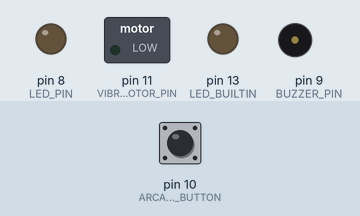
This sketch was run on a simulated Arduino Uno, built with avr-gcc and run on an emulated ATmega328P. Parts: switched loads named in the sketch (green lamp = pin HIGH), output pins drawn as LEDs (lit = HIGH), buzzer (waves = sounding). The inputs (shaded band) are chosen by the test bench; at power-on: pin 10 (ARCADE_BUTTON) HIGH.

Above: at 1.2 s.
1.3 s: pin 10 (ARCADE_BUTTON) pulled LOW for 0.15 s
At 1.37 s:
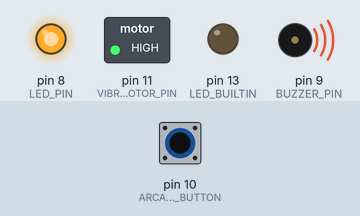
2.9 s: pin 10 (ARCADE_BUTTON) pulled LOW for 3.2 s
At 6.7 s:
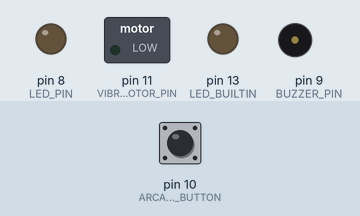
Timing chart, 0 to 8.2 s (numbered marks = the images above; inputs shaded):
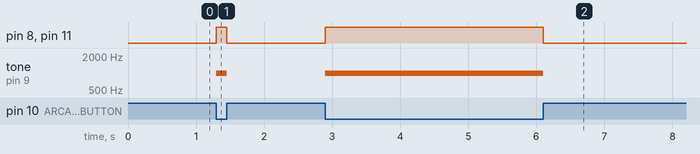

The sketch:

MorseCode_light_and_buzzer_for_Arduino.ino
```cpp
const int LED_PIN = 8;
const int BUZZER_PIN = 9;
const int ARCADE_BUTTON = 10;      // The pin that the button is connected to
const int VIBRATION_MOTOR_PIN = 11; // The pin that the MOSFET gate for the motor is connected to

void setup() {
  pinMode(LED_BUILTIN, OUTPUT);
  pinMode(LED_PIN, OUTPUT);
  pinMode(BUZZER_PIN, OUTPUT);
  pinMode(ARCADE_BUTTON, INPUT_PULLUP); // Set the button pin as input with internal pull-up resistor
  pinMode(VIBRATION_MOTOR_PIN, OUTPUT); // Set the motor pin as output
}

void loop() {
  bool buttonState = digitalRead(ARCADE_BUTTON); // Read the button state

  // If the button is pressed (LOW because we use INPUT_PULLUP)
  if (buttonState == LOW) {
    digitalWrite(LED_PIN, HIGH);        // Turn the LED on
    tone(BUZZER_PIN, 1000);             // Play a 1000 Hz tone
    digitalWrite(VIBRATION_MOTOR_PIN, HIGH); // Activate the vibration motor
  } else {
    digitalWrite(LED_PIN, LOW);         // Turn the LED off
    noTone(BUZZER_PIN);                 // Stop the tone
    digitalWrite(VIBRATION_MOTOR_PIN, LOW);  // Deactivate the vibration motor
  }
}
```

Measured:
- after the input at 1.3 s, pin 8 (LED_PIN), pin 11 (VIBRATION_MOTOR_PIN): LOW → HIGH at once, → LOW 0.15 s later; tone on pin 9 (BUZZER_PIN): silent → 1000 Hz at once, → silent 0.15 s later
- after the input at 2.9 s, pin 8 (LED_PIN), pin 11 (VIBRATION_MOTOR_PIN): LOW → HIGH at once, → LOW 3.2 s later; tone on pin 9 (BUZZER_PIN): silent → 1000 Hz at once, → silent 3.2 s later
